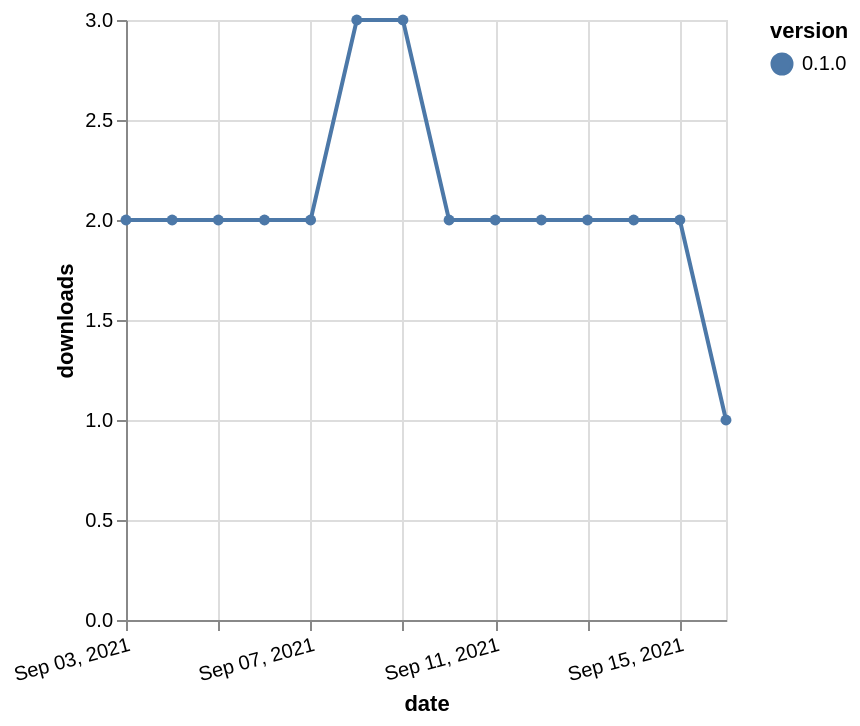

Write a Vega-Lite specification for this figure.
### Vega-Lite specification from a JSON file in a GitHub repository (floating-point values rounded to 4 significant figures)
{"$schema": "https://vega.github.io/schema/vega-lite/v5.json", "description": "A simple bar chart with embedded data.", "data": {"values": [{"date": "2021-09-03", "total": 1825, "delta": 2, "version": "0.1.0"}, {"date": "2021-09-04", "total": 1827, "delta": 2, "version": "0.1.0"}, {"date": "2021-09-05", "total": 1829, "delta": 2, "version": "0.1.0"}, {"date": "2021-09-06", "total": 1831, "delta": 2, "version": "0.1.0"}, {"date": "2021-09-07", "total": 1833, "delta": 2, "version": "0.1.0"}, {"date": "2021-09-08", "total": 1836, "delta": 3, "version": "0.1.0"}, {"date": "2021-09-09", "total": 1839, "delta": 3, "version": "0.1.0"}, {"date": "2021-09-10", "total": 1841, "delta": 2, "version": "0.1.0"}, {"date": "2021-09-11", "total": 1843, "delta": 2, "version": "0.1.0"}, {"date": "2021-09-12", "total": 1845, "delta": 2, "version": "0.1.0"}, {"date": "2021-09-13", "total": 1847, "delta": 2, "version": "0.1.0"}, {"date": "2021-09-14", "total": 1849, "delta": 2, "version": "0.1.0"}, {"date": "2021-09-15", "total": 1851, "delta": 2, "version": "0.1.0"}, {"date": "2021-09-16", "total": 1852, "delta": 1, "version": "0.1.0"}]}, "width": "container", "mark": {"type": "line", "point": {"filled": true}}, "encoding": {"x": {"field": "date", "type": "temporal", "timeUnit": "yearmonthdate", "title": "date", "axis": {"labelAngle": -15}}, "y": {"field": "delta", "type": "quantitative", "title": "downloads"}, "color": {"field": "version", "type": "nominal"}, "tooltip": {"field": "delta"}}}
